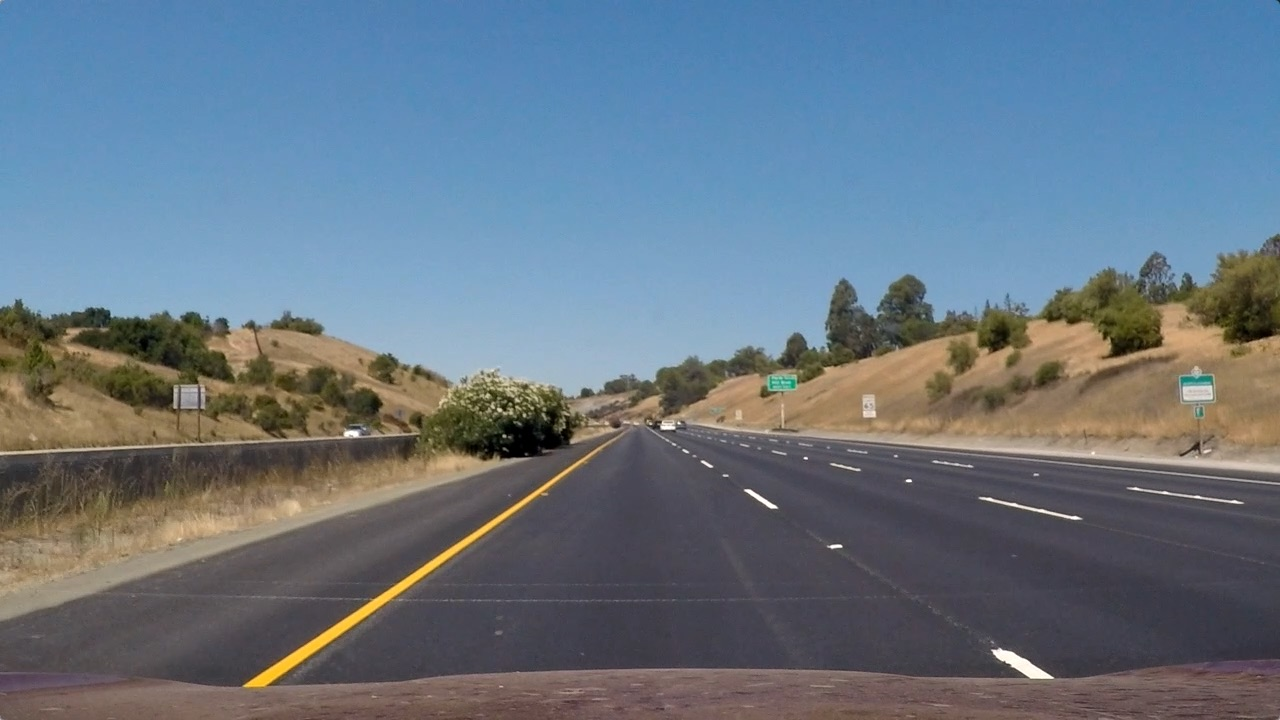
#> input picture images_video/vehicle_det_examples/straight_lines1.jpg, 1280 x 720 px, given as the content of the folder examples/set/vehicles/, which was not available
$ jupyter execute --allow-errors testing.ipynb   (shell and % lines are left out)   (older library calls are emulated)   (text cells are left out)
#> lines starting #> are read from the running program, lines starting #| are printed output that depends on the picture; pictures that were not available may be replaced by others from this repository, and a replacement may not be noted
[cell 1]
import os
import glob

import matplotlib.image as mpimg
import matplotlib.pyplot as plt
import numpy as np
import cv2
import time

from skimage.feature import hog
from sklearn.svm import LinearSVC
from sklearn.preprocessing import StandardScaler
from sklearn.model_selection import train_test_split

from scipy.ndimage.measurements import label

from moviepy.editor import VideoFileClip
from IPython.display import HTML

[cell 2]
def bin_spatial(img, size=(32, 32)):
    color1 = cv2.resize(img[:,:,0], size).ravel()
    color2 = cv2.resize(img[:,:,1], size).ravel()
    color3 = cv2.resize(img[:,:,2], size).ravel()
    return np.hstack((color1, color2, color3))

def color_hist(img, nbins=32):    #bins_range=(0, 256)
    # Compute the histogram of the color channels separately
    channel1_hist = np.histogram(img[:,:,0], bins=nbins)
    channel2_hist = np.histogram(img[:,:,1], bins=nbins)
    channel3_hist = np.histogram(img[:,:,2], bins=nbins)
    # Concatenate the histograms into a single feature vector
    hist_features = np.concatenate((channel1_hist[0], channel2_hist[0], channel3_hist[0]))
    # Return the individual histograms, bin_centers and feature vector
    return hist_features

def get_hog_features(img, orient, pix_per_cell, cell_per_block, vis=False, feature_vec=True):
    # Call with two outputs if vis==True
    if vis == True:
        features, hog_image = hog(img, orientations=orient, pixels_per_cell=(pix_per_cell, pix_per_cell),
                                  cells_per_block=(cell_per_block, cell_per_block), block_norm='L2-Hys',
                                  visualise=vis, transform_sqrt=False, feature_vector=feature_vec)
        return features, hog_image
    # Otherwise call with one output
    else:
        features = hog(img, orientations=orient, pixels_per_cell=(pix_per_cell, pix_per_cell),
                       cells_per_block=(cell_per_block, cell_per_block), block_norm='L2-Hys',
                       visualise=vis, transform_sqrt=False, feature_vector=feature_vec)
        return features

[cell 3]
def convert_color(image, color_space):
    if color_space != 'RGB':
        if color_space == 'HSV':
            feature_image = cv2.cvtColor(image, cv2.COLOR_RGB2HSV)
        elif color_space == 'LUV':
            feature_image = cv2.cvtColor(image, cv2.COLOR_RGB2LUV)
        elif color_space == 'HLS':
            feature_image = cv2.cvtColor(image, cv2.COLOR_RGB2HLS)
        elif color_space == 'YUV':
            feature_image = cv2.cvtColor(image, cv2.COLOR_RGB2YUV)
        elif color_space == 'YCrCb':
            feature_image = cv2.cvtColor(image, cv2.COLOR_RGB2YCrCb)
    else: feature_image = np.copy(image)

    return feature_image

# Define a function to extract features from a list of images
# Have this function call bin_spatial(), color_hist() and get_hog_features
# Used for training the model
def extract_features(imgs,
        color_space='RGB', spatial_size=(32, 32), hist_bins=32, orient=9, pix_per_cell=8, cell_per_block=2, hog_channel=0,
        spatial_feat=True, hist_feat=True, hog_feat=True):
    # Create a list to append feature vectors to
    features = []
    # Iterate through the list of images
    for file in imgs:
        file_features = []
        # Read in each one by one
        image = mpimg.imread(file)

        # apply color conversion if other than 'RGB'
        feature_image = convert_color(image, color_space)

        if spatial_feat == True:
            spatial_features = bin_spatial(feature_image, size=spatial_size)
            file_features.append(spatial_features)
        if hist_feat == True:
            # Apply color_hist()
            hist_features = color_hist(feature_image, nbins=hist_bins)
            file_features.append(hist_features)
        if hog_feat == True:
        # Call get_hog_features() with vis=False, feature_vec=True
            if hog_channel == 'ALL':
                hog_features = []
                for channel in range(feature_image.shape[2]):
                    hog_features.append(get_hog_features(feature_image[:,:,channel],
                                        orient, pix_per_cell, cell_per_block,
                                        vis=False, feature_vec=True))
                hog_features = np.ravel(hog_features)
            else:
                hog_features = get_hog_features(feature_image[:,:,hog_channel],
                                                orient, pix_per_cell, cell_per_block,
                                                vis=False, feature_vec=True)
            # Append the new feature vector to the features list
            file_features.append(hog_features)
        features.append(np.concatenate(file_features))
    # Return list of feature vectors
    return features

# version of the above function for a single image
# Used for testing the image data sets or videos
def single_img_features(img,
        color_space='RGB', spatial_size=(32, 32), hist_bins=32, orient=9, pix_per_cell=8, cell_per_block=2, hog_channel=0,
        spatial_feat=True, hist_feat=True, hog_feat=True,
        vis=False):
    #1) Define an empty list to receive features
    img_features = []
    hog_image = None
    #2) Apply color conversion if other than 'RGB'
    feature_image = convert_color(img, color_space)
    #3) Compute spatial features if flag is set
    if spatial_feat == True:
        spatial_features = bin_spatial(feature_image, size=spatial_size)
        #4) Append features to list
        img_features.append(spatial_features)
    #5) Compute histogram features if flag is set
    if hist_feat == True:
        hist_features = color_hist(feature_image, nbins=hist_bins)
        #6) Append features to list
        img_features.append(hist_features)
    #7) Compute HOG features if flag is set
    if hog_feat == True:
        counter=0
        if hog_channel == 'ALL':
            hog_features = []
            #print(len(hog_features))
            #print("sif4_len hog feature ini", len(hog_features))
            for channel in range(feature_image.shape[2]):
                #counter += 1
                #print(counter)
                #print("sif5_len hog feature antes:",len(hog_features))
                hog_features.extend(get_hog_features(feature_image[:,:,channel],
                                    orient, pix_per_cell, cell_per_block,
                                    vis=False, feature_vec=True))
                # [11 lines of commented-out code are left out]
        else:
            if vis == True:
                hog_features, hog_image = get_hog_features(feature_image[:,:,hog_channel],
                                                           orient, pix_per_cell, cell_per_block,
                                                           vis=True, feature_vec=True)
            else:
                hog_features = get_hog_features(feature_image[:,:,hog_channel],
                                                orient, pix_per_cell, cell_per_block,
                                                vis=False, feature_vec=True)
        #8) Append features to list
        img_features.append(hog_features)

    #9) Return concatenated array of features
    #print("sif11_len depois de HOG:", len(img_features))
    if vis == True:
        return np.concatenate(img_features), hog_image
    else:
        return np.concatenate(img_features)

[cell 4]
# Define a function that takes an image,
# start and stop positions in both x and y,
# window size (x and y dimensions),
# and overlap fraction (for both x and y)
def slide_window(img, x_start_stop=[None, None], y_start_stop=[None, None], xy_window=(64, 64), xy_overlap=(0.5, 0.5)):
    # If x and/or y start/stop positions not defined, set to image size
    if x_start_stop[0] == None:
        x_start_stop[0] = 0
    if x_start_stop[1] == None:
        x_start_stop[1] = img.shape[1]
    if y_start_stop[0] == None:
        y_start_stop[0] = 0
    if y_start_stop[1] == None:
        y_start_stop[1] = img.shape[0]
    # Compute the span of the region to be searched
    xspan = x_start_stop[1] - x_start_stop[0]
    yspan = y_start_stop[1] - y_start_stop[0]
    # Compute the number of pixels per step in x/y
    nx_pix_per_step = np.int(xy_window[0]*(1 - xy_overlap[0]))
    ny_pix_per_step = np.int(xy_window[1]*(1 - xy_overlap[1]))
    # Compute the number of windows in x/y
    nx_windows = np.int(xspan/nx_pix_per_step) - 1
    ny_windows = np.int(yspan/ny_pix_per_step) - 1
    # Initialize a list to append window positions to
    window_list = []
    # Loop through finding x and y window positions
    # Note: you could vectorize this step, but in practice
    # you'll be considering windows one by one with your
    # classifier, so looping makes sense
    for ys in range(ny_windows):
        for xs in range(nx_windows):
            # Calculate window position
            startx = xs*nx_pix_per_step + x_start_stop[0]
            endx = startx + xy_window[0]
            starty = ys*ny_pix_per_step + y_start_stop[0]
            endy = starty + xy_window[1]

            # Append window position to list
            window_list.append(((startx, starty), (endx, endy)))
    # Return the list of windows
    return window_list

# Define a function you will pass an image
# and the list of windows to be searched (output of slide_windows())
def search_windows(img, windows, clf, scaler, color_space='RGB',
                    spatial_size=(32, 32), hist_bins=32,
                    hist_range=(0, 256), orient=9,
                    pix_per_cell=8, cell_per_block=2,
                    hog_channel=0, spatial_feat=True,
                    hist_feat=True, hog_feat=True):

    #1) Create an empty list to receive positive detection windows
    on_windows = []
    #2) Iterate over all windows in the list
    for window in windows:
        #3) Extract the test window from original image
        test_img = cv2.resize(img[window[0][1]:window[1][1], window[0][0]:window[1][0]], (64, 64))
        #4) Extract features for that window using single_img_features()
        features = single_img_features(test_img, color_space=color_space,
                            spatial_size=spatial_size, hist_bins=hist_bins,
                            orient=orient, pix_per_cell=pix_per_cell,
                            cell_per_block=cell_per_block,
                            hog_channel=hog_channel, spatial_feat=spatial_feat,
                            hist_feat=hist_feat, hog_feat=hog_feat)
        #5) Scale extracted features to be fed to classifier
        test_features = scaler.transform(np.array(features).reshape(1, -1))
        #6) Predict using your classifier
        prediction = clf.predict(test_features)
        #7) If positive (prediction == 1) then save the window
        if prediction == 1:
            on_windows.append(window)
    #8) Return windows for positive detections
    return on_windows

[cell 5]
# Define a function to draw bounding boxes
# [9 lines left out: function draw_boxes, not called in this run]

[cell 6]
# Define a function for plotting multiple images
# [11 lines left out: function visualize, not called in this run]

[cell 7]
set_dir = 'examples/set/'
vehicle_dir = 'vehicles/'
non_vehicle_dir = 'non-vehicles/'

v_image_types = os.listdir(set_dir+vehicle_dir)
nv_image_types = os.listdir(set_dir+non_vehicle_dir)
cars = []
notcars = []

for imtype in v_image_types:
    cars.extend(glob.glob(set_dir+vehicle_dir+imtype+'/*'))

print("Car images count:", len(cars))
#with open("cars.txt", 'w') as f:
#    for fn in cars:
#        f.write(fn+'\n')

for imtype in nv_image_types:
    notcars.extend(glob.glob(set_dir+non_vehicle_dir+imtype+'/*'))

print("Not car images count:", len(notcars))
#with open("notcars.txt", 'w') as f:
#    for fn in notcars:
#        f.write(fn+'\n')

[cell 8]
color_space = 'YCrCb' # Can be RGB, HSV, LUV, HLS, YUV, YCrCb
orient = 9  # HOG orientations
pix_per_cell = 8 # HOG pixels per cell
cell_per_block = 2 # HOG cells per block
hog_channel = "ALL" # Can be 0, 1, 2, or "ALL"
spatial_size = (16, 16) # Spatial binning dimensions
hist_bins = 16    # Number of histogram bins
spatial_feat = True # Spatial features on or off
hist_feat = True # Histogram features on or off
hog_feat = True # HOG features on or off

[cell 9]
# choose random image for car and notcar
# Cannot be used with hog_channel = "ALL" because single_img_features function definition doesn't support it
# together with visualization = True

car_index = np.random.randint(0, len(cars))
notcar_index = np.random.randint(0, len(notcars))

car_image = mpimg.imread(cars[car_index])
#> car_image is the input picture: shape (720, 1280, 3); mean R, G, B 103.2, 117.7, 131.2
notcar_image = mpimg.imread(notcars[notcar_index])

car_features, car_hog_image = single_img_features(car_image, color_space=color_space, spatial_size=spatial_size,
                                                  hist_bins=hist_bins, orient=orient, pix_per_cell=pix_per_cell,
                                                  cell_per_block=cell_per_block, hog_channel=0,
                                                  spatial_feat=spatial_feat, hist_feat=hist_feat, hog_feat=hog_feat,
                                                  vis=True)
#> in bin_spatial, `color1 = cv2.resize(img[:,:,0], size).ravel()`: color1 = 256 values, max 248 at index 236, min 20 at index 150, mean 114.7
#> in bin_spatial, `color2 = cv2.resize(img[:,:,1], size).ravel()`: color2 = 256 values, max 161 at index 197, min 96 at index 6, mean 120
#> in bin_spatial, `color3 = cv2.resize(img[:,:,2], size).ravel()`: color3 = 256 values, max 162 at index 5, min 67 at index 197, mean 137
#> in single_img_features, `spatial_features = bin_spatial(feature_image, size=spatial_size)`: spatial_features = 768 values, max 248 at index 236, min 20 at index 150, mean 123.9
#> in color_hist, `hist_features = np.concatenate((channel1_hist[0], channel2_hist[0], ch..`: hist_features = 48 values, max 268846 at index 21, min 14 at index 16, mean 57600
#> in get_hog_features, `features, hog_image = hog(img, orientations=orient, pixels_per_cell=(p..`:
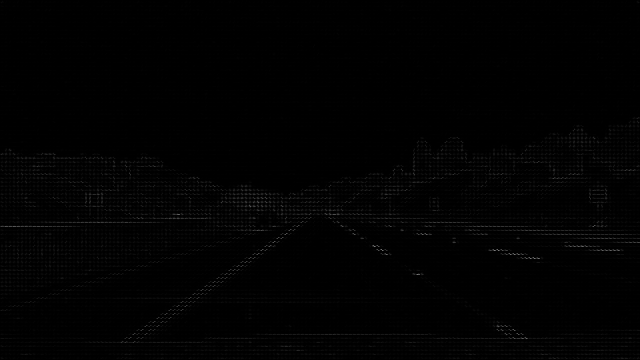
#> hog_image: shape (720, 1280) float64 (shown at 1/2 size); min 0, max 84.96, mean 0.6; drawn with min black and max white
#> in get_hog_features, `features, hog_image = hog(img, orientations=orient, pixels_per_cell=(p..`:
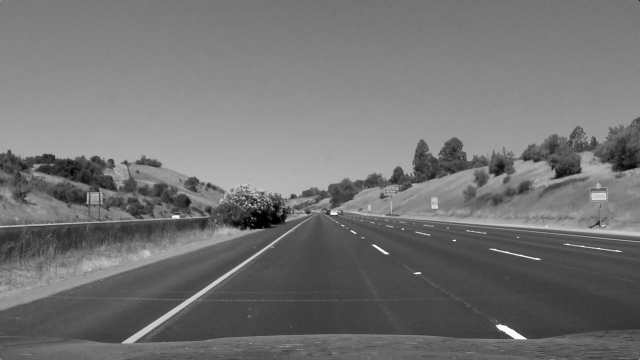
#> img: shape (720, 1280) (shown at 1/2 size); min 0, max 255, mean 114.9

notcar_features, notcar_hog_image = single_img_features(notcar_image, color_space=color_space, spatial_size=spatial_size,
                                                        hist_bins=hist_bins, orient=orient, pix_per_cell=pix_per_cell,
                                                        cell_per_block=cell_per_block, hog_channel=0,
                                                        spatial_feat=spatial_feat, hist_feat=hist_feat, hog_feat=hog_feat,
                                                        vis=True)

images = [car_image, car_hog_image, notcar_image, notcar_hog_image]
titles = ['car image', 'car HOG image', 'notcar image', 'notcar HOG image']
#> (the rest of this cell did not finish here and is left out)

[cell 10]
t=time.time()
n_samples = 1000
random_idxs = np.random.randint(0, len(cars), n_samples)

test_cars = cars#np.array(cars)[random_idxs]   #cars#
test_notcars = notcars#np.array(notcars)[random_idxs] #notcars#

print('Feature extraction is about to start...')

car_features = extract_features(test_cars, color_space=color_space, spatial_size=spatial_size, hist_bins=hist_bins,
                                orient=orient, pix_per_cell=pix_per_cell, cell_per_block=cell_per_block,
                                hog_channel=hog_channel, spatial_feat=spatial_feat, hist_feat=hist_feat,
                                hog_feat=hog_feat)
#> after the loop in extract_features, `for channel in range(feature_image.shape[2]):`: hog_features = 3 items
#> car_features = 1 item

print('Done with car images, starting with non-car images...')

notcar_features = extract_features(test_notcars, color_space=color_space, spatial_size=spatial_size, hist_bins=hist_bins,
                                   orient=orient, pix_per_cell=pix_per_cell, cell_per_block=cell_per_block,
                                   hog_channel=hog_channel, spatial_feat=spatial_feat, hist_feat=hist_feat,
                                   hog_feat=hog_feat)
#> notcar_features = 1 item

print(time.time()-t, 'seconds to extract features from car and non-car data sets')

# Create an array stack of feature vectors
X = np.vstack((car_features, notcar_features)).astype(np.float64)
# Fit a per-column scaler
X_scaler = StandardScaler().fit(X)
# Apply the scaler to X
scaled_X = X_scaler.transform(X)

# Define the labels vector
y = np.hstack((np.ones(len(car_features)), np.zeros(len(notcar_features))))
#> y = [1, 0]

# Split up data into randomized training and test sets
rand_state = np.random.randint(0, 100)
X_train, X_test, y_train, y_test = train_test_split(
    scaled_X, y, test_size=0.1, random_state=rand_state)
#> y_train = [1]; y_test = [0]

#print('Using spatial binning of:',spatial,'and', histbin,'histogram bins')
print('Using: ', orient, ' orientations, ', pix_per_cell,
      ' pixels per cell, ', cell_per_block, ' cells per block, ',
      hist_bins, ' histogram bins, ', spatial_size, ' spatial sampling.')
print('Feature vector length:', len(X_train[0]))
#| Feature vector length: 1529124
# Use a linear SVC
svc = LinearSVC()
# Check the training time for the SVC
t=time.time()
#> (the rest of this cell did not finish here and is left out)

[cell 11]
testFilesPath = 'images_video/vehicle_det_examples/*' # jpg images folder (detail: system has been trained with png images)
testFilesList = glob.glob(testFilesPath)              # outputs file list: "python list type"

[cell 12]
images = []
titles = []
y_start_stop1 = [394, 650]
xy_window1 = (256,256)
overlap1 = 0.5
y_start_stop2 = [400, 528]
xy_window2 = (128,128)
overlap2 = 0.5
y_start_stop3 = [404, 500]
xy_window3 = (96,96)
overlap3 = 0.6

#> (the rest of this cell did not finish here and is left out)

#> `windows1 = slide_window(img, x_start_stop=[None, None], y_start_stop=y..`: windows1 = [((0, 394), (256, 650)), ((128, 394), (384, 650)), ((256, 394), (512, 650)), ((384, 394), (640, 650)), ((512, 394), (768, 650)), ((640, 394), (896, 650)), ((768, 394), (1024, 650)), ((896, 394), (1152, 650)), ((1024, 394), (1280, 650))]
    windows2 = slide_window(img, x_start_stop=[None, None], y_start_stop=y_start_stop2, xy_window=xy_window2, xy_overlap=(overlap2, overlap2))
#> `windows2 = slide_window(img, x_start_stop=[None, None], y_start_stop=y..`: windows2 = 19 items
    windows3 = slide_window(img, x_start_stop=[None, None], y_start_stop=y_start_stop3, xy_window=xy_window3, xy_overlap=(overlap3, overlap3))
#> `windows3 = slide_window(img, x_start_stop=[None, None], y_start_stop=y..`: windows3 = 32 items
#> `windows = [item for windows_type in windows for item in windows_type]`: windows = 60 items
    windows = []
    windows.append(windows1)
    windows.append(windows2)
    windows.append(windows3)
    windows = [item for windows_type in windows for item in windows_type]

    hot_windows = search_windows(img, windows, svc, X_scaler,
                                 color_space=color_space, spatial_size=spatial_size, hist_bins=hist_bins, orient=orient,
                                 pix_per_cell=pix_per_cell, cell_per_block=cell_per_block, hog_channel=hog_channel,
                                 spatial_feat=spatial_feat, hist_feat=hist_feat, hog_feat=hog_feat)
#> the loop in search_windows, `for window in windows:` made 1 pass
#> (window, counter in single_img_features) on pass 1: (((0, 394), (256, 650)), 0)
#> pass 1, in search_windows, `test_img = cv2.resize(img[window[0][1]:window[1][1], window[0][0]:wind..`:
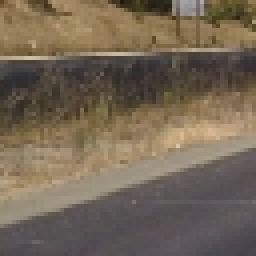
#> test_img: shape (64, 64, 3) float32 (shown 4 times larger); mean R, G, B 0.456, 0.403, 0.335
#> after the loop in search_windows, `for window in windows:`: on_windows = []

    windows_img = draw_boxes(draw_img, hot_windows, color=(0, 0, 255), thick=6)

    images.append(windows_img)
    titles.append(str(len(hot_windows))+" hot_windows in "+os.path.basename(img_file))

    print(time.time()-t1, 'seconds to process one image searching ', len(windows), ' windows. Found ',len(hot_windows)," window(s)" )
    print("")

fig = plt.figure(figsize=(12,18))
visualize(fig, 5, 2, images, titles)
